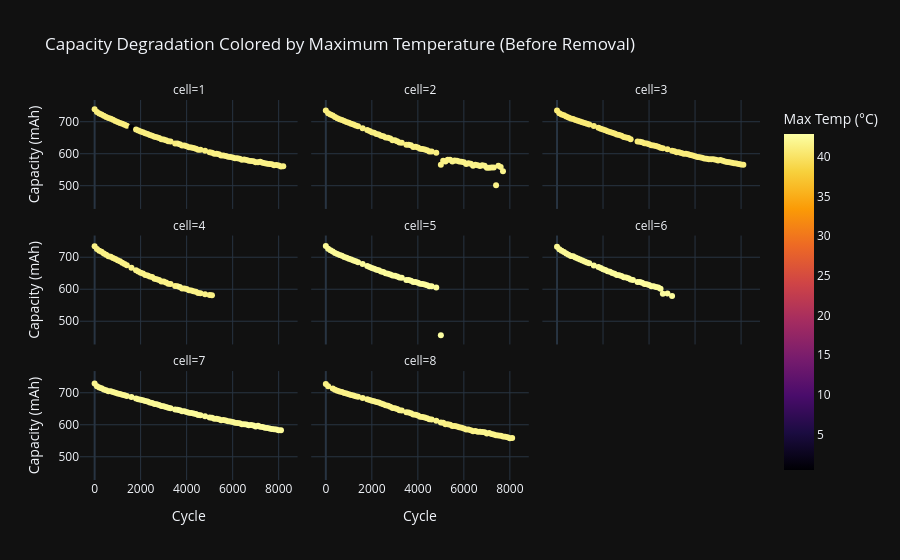

Here is the notebook cell this chart was saved with:
### Markdown cell above
Temp Stress

### Code cell
fig_thermal = px.scatter(
    df, 
    x="cyc", 
    y="capacity_mAh", 
    color="Tmax_C",
    facet_col="cell",
    facet_col_wrap=3,
    color_continuous_scale="inferno",
    title="Capacity Degradation Colored by Maximum Temperature (Before Removal)",
    labels={
        "cyc": "Cycle", 
        "capacity_mAh": "Capacity (mAh)", 
        "Tmax_C": "Max Temp (°C)"
    }
)

fig_thermal.update_layout(template="plotly_dark")
fig_thermal.show()
